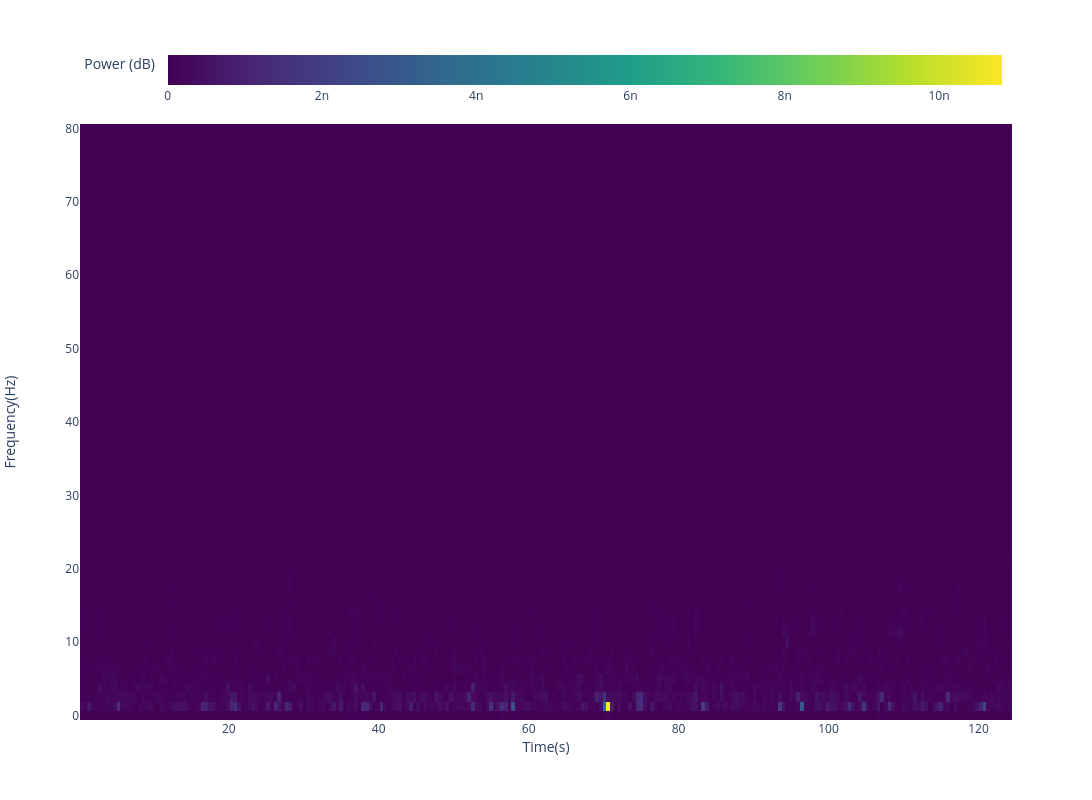

Notebook code for this chart:
### Code cell
f, t, Sxx = spectrogram(eeg_signal, fs=sampling_frequency, nperseg=128, noverlap=50)
normalized_freq = f / np.max(f)
fig = go.Figure()

fig.add_trace(
    go.Heatmap(
        x=t,              # use corrected time base
        y=f,
        z=Sxx,
        colorscale='Viridis',
        colorbar=dict(title='Power (dB)', orientation='h'),
        name='Spectrogram'
    ),
)

fig.update_layout(
    height=800,
    width=1500,
    showlegend=True,
    xaxis_title='Time(s)',
    yaxis_title='Frequency(Hz)',
)
fig.write_image(os.path.join(IMAGE_DIR,f"{signal_name}_spectogram.png"), width=600, height=500, scale=2)
fig.show()

### Figure 1 — Plotly figure (JSON) as saved in the notebook; plotly's stock layout.template omitted (floating-point values rounded to 4 significant figures; data arrays with more than 128 entries replaced by an {"elided": "..."} marker saying what was removed)
{"data": [{"colorbar": {"orientation": "h", "title": {"text": "Power (dB)"}}, "colorscale": [[0, "#440154"], [0.1111, "#482878"], [0.2222, "#3e4989"], [0.3333, "#31688e"], [0.4444, "#26828e"], [0.5556, "#1f9e89"], [0.6667, "#35b779"], [0.7778, "#6ece58"], [0.8889, "#b5de2b"], [1, "#fde725"]], "name": "Spectrogram", "type": "heatmap", "x": {"elided": "255 float values"}, "y": [0.0, 1.25, 2.5, 3.75, 5.0, 6.25, 7.5, 8.75, 10.0, 11.25, 12.5, 13.75, 15.0, 16.25, 17.5, 18.75, 20.0, 21.25, 22.5, 23.75, 25.0, 26.25, 27.5, 28.75, 30.0, 31.25, 32.5, 33.75, 35.0, 36.25, 37.5, 38.75, 40.0, 41.25, 42.5, 43.75, 45.0, 46.25, 47.5, 48.75, 50.0, 51.25, 52.5, 53.75, 55.0, 56.25, 57.5, 58.75, 60.0, 61.25, 62.5, 63.75, 65.0, 66.25, 67.5, 68.75, 70.0, 71.25, 72.5, 73.75, 75.0, 76.25, 77.5, 78.75, 80.0], "z": {"elided": "65x255 float values"}}], "layout": {"height": 800, "showlegend": true, "width": 1500, "xaxis": {"title": {"text": "Time(s)"}}, "yaxis": {"title": {"text": "Frequency(Hz)"}}}}
